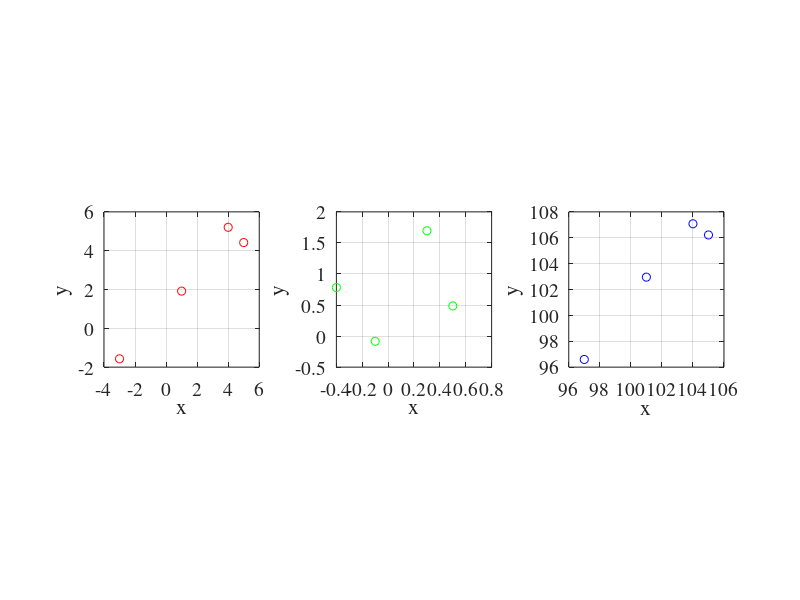

Write the MATLAB code that produced this figure.
function hw6_p2
set(0,'defaulttextfontname','times','defaulttextfontsize',14);
set(0,'defaultaxesfontname','times','defaultaxesfontsize',14);


x1 = [1 -3 4 5];
x2 = [-0.1 0.3 -0.4 0.5];
x3 = [101 97 104 105];


m1 = 1; m2 = 1;

y1 = m1 + m2.*x1 + randn(1,4);
y2 = m1 + m2.*x2 + randn(1,4);
y3 = m1 + m2.*x3 + randn(1,4);

figure(1);
subplot(131)
plot(x1,y1,'ro'); grid on; xlabel('x');ylabel('y'); axis square;
subplot(132)
plot(x2,y2,'go'); grid on; xlabel('x');ylabel('y'); axis square;
subplot(133)
plot(x3,y3,'bo'); grid on; xlabel('x');ylabel('y'); axis square;

%
G{1} = [ones(4,1) x1(:)];
G{2} = [ones(4,1) x2(:)];
G{3} = [ones(4,1) x3(:)];

for i = 1:3
    disp(i);
    [U,SING,V] = svd(G{i})
    [EIGVEC,EIGV] = eig(G{i}'*G{i})
    
end
